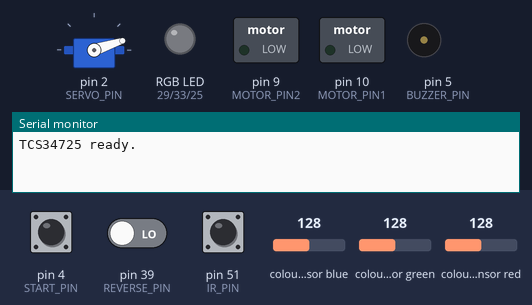
The sketch below on a simulated Arduino Mega 2560, built with avr-gcc and run on an emulated ATmega2560. On the bench: servo, switched loads named in the sketch (green lamp = pin HIGH), an RGB LED mixed from three pins (HIGH = lit), buzzer (waves = sounding), the last lines printed to the serial monitor. Wiring (inferred from the names in the program): TCS34725 colour sensor at I2C address 0x29. The inputs (shaded band) are chosen by the test bench; at power-on: pin 4 (START_PIN) LOW, pin 51 (IR_PIN) LOW, pin 39 (REVERSE_PIN) LOW, colour sensor blue 128, colour sensor green 128, colour sensor red 128.

Above: at 1.2 s.
1.3 s: pin 4 (START_PIN) pulled HIGH for 0.15 s
At 1.9 s:
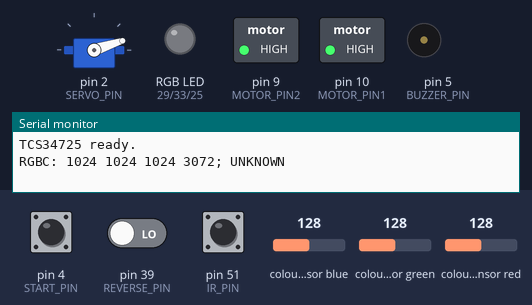
4.4 s: pin 4 (START_PIN) pulled HIGH for 1 s
At 5.5 s:
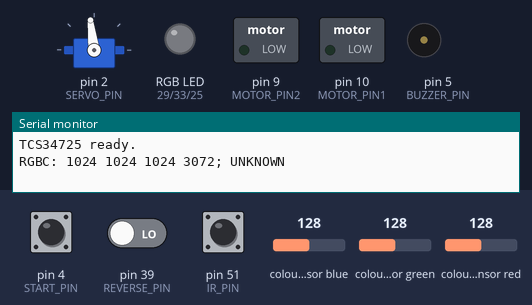
6.9 s: pin 4 (START_PIN) pulled HIGH for 0.15 s
At 7.4 s:
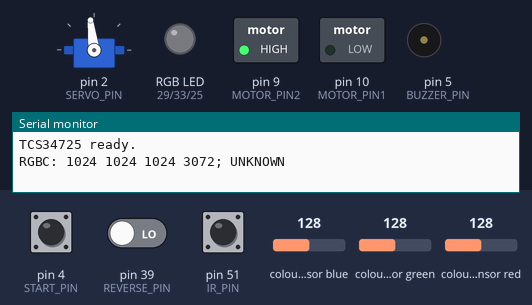
10.0 s: pin 4 (START_PIN) pulled HIGH for 3.2 s
At 10.9 s:
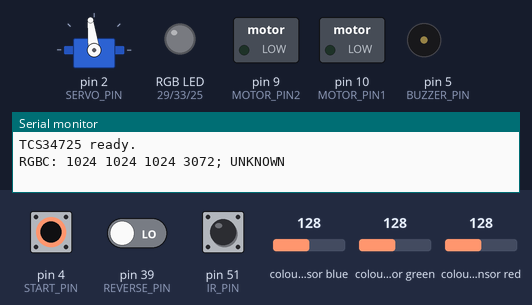
14.7 s: pin 4 (START_PIN) pulled HIGH for 0.15 s
At 15.4 s:
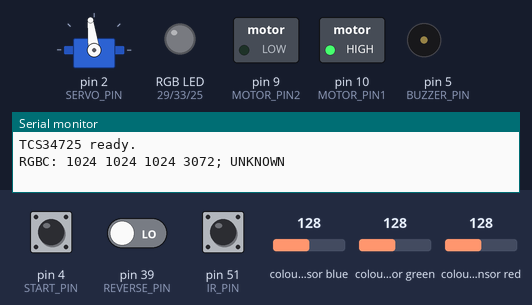
16.5 s: pin 51 (IR_PIN) pulsed HIGH 2 times (0.12 s each, 0.3 s apart)
At 17.8 s:
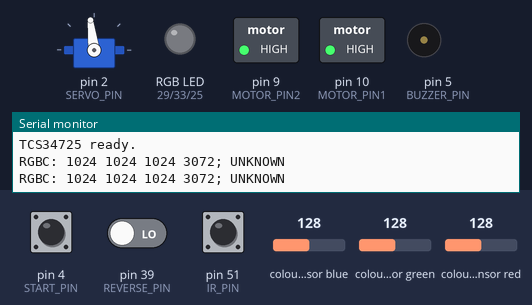
Timing chart, 0 to 24.1 s (numbered marks = the images above; inputs shaded):
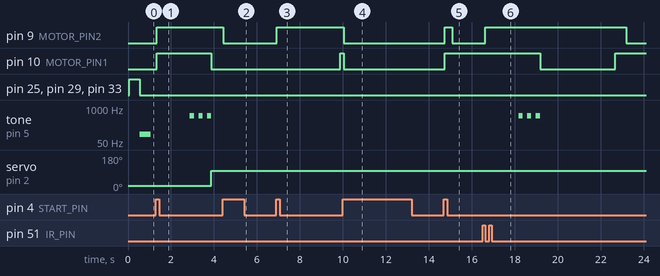

Measured:
- after the input at 1.3 s, pin 9 (MOTOR_PIN2): LOW → HIGH at once; pin 10 (MOTOR_PIN1): LOW → HIGH at once, → LOW 2.6 s later; tone on pin 5 (BUZZER_PIN): alternates 500 Hz for 0.20 s and silent for 0.20 s, starting after 1.6 s; servo on pin 2 (SERVO_PIN): 18° → 97° after 2.6 s
- after the input at 4.4 s, pin 9 (MOTOR_PIN2): HIGH → LOW at once
- after the input at 6.9 s, pin 9 (MOTOR_PIN2): LOW → HIGH at once; pin 10 (MOTOR_PIN1): LOW → HIGH after 3.0 s
- after the input at 10.0 s, pin 9 (MOTOR_PIN2): HIGH → LOW after 0.03 s instead of 0.38 s; pin 10 (MOTOR_PIN1): HIGH → LOW at once
- after the input at 14.7 s, pin 9 (MOTOR_PIN2): LOW → HIGH at once, → LOW 0.35 s later; pin 10 (MOTOR_PIN1): LOW → HIGH at once
- after the input at 16.5 s, pin 9 (MOTOR_PIN2): LOW → HIGH after 0.12 s, → LOW 6.6 s later; pin 10 (MOTOR_PIN1): HIGH → LOW after 2.7 s, → HIGH 3.5 s later; tone on pin 5 (BUZZER_PIN): alternates 500 Hz for 0.20 s and silent for 0.20 s, 6 changes in all, then stays silent, starting after 1.7 s

The sketch:

iSort.ino
```cpp
// iSort — Arduino-based color-sorting conveyor belt
// Buttons are active-HIGH
// IRs are active-LOW.
#include <Arduino.h>
#include <Servo.h>
#include <Wire.h>
#include <math.h>
// define pins
const int MOTOR_PIN1 = 10;
const int MOTOR_PIN2 = 9;
const int SERVO_PIN = 2;
const int START_PIN = 4;
const int REVERSE_PIN = 39;
const int RED_LED = 29;
const int BLUE_LED = 25;
const int GREEN_LED = 33;
const int IR_PIN = 51;
const int BUZZER_PIN = 5;
const int CLEAR_ANGLE = 18;
const int RED_ANGLE = 145;
const int BLUE_ANGLE = 65;
const int BLOCK_ANGLE = 97;
// different intervals for proper timing
const unsigned long DEBOUNCE_TIME = 30;
const unsigned long STARTUP_LED_TIME = 500;
const unsigned long STARTUP_BEEP_TIME = 500;
const unsigned long COLOR_WAIT_TIME = 1500;
const unsigned long SERVO_MOVE_TIME = 500;
const unsigned long REVERSE_TIME = 3500;
const unsigned long BEEP_TIME = 200;
const unsigned long SENSOR_CHECK_TIME = 5;
const unsigned long SENSOR_TIMEOUT = 250;
// color classification threshholds
const float MIN_COLOR_AMOUNT = 0.45;
const float MIN_COLOR_DIFFERENCE = 0.10;
const float ROUNDING_ERROR = 0.000001;
const float BELT_RED_MIN = 0.4;
const float BELT_GREEN_MIN = 0.4;
const float BELT_BLUE_MAX = 0.5;
const int MIN_LIGHT = 50;
const int MAX_LIGHT = 21504;

// I2C communication with 50.4 ms integration (0xEB), 4x gain (0x01) for the color sensor
const int SENSOR_ADDRESS = 0x29;
const int COMMAND_BYTE = 0x80;
const int AUTO_INCREMENT = 0x20;
const int ENABLE_REGISTER = 0x00;
const int TIME_REGISTER = 0x01;
const int GAIN_REGISTER = 0x0F;
const int ID_REGISTER = 0x12;
const int STATUS_REGISTER = 0x13;
const int CLEAR_REGISTER = 0x14;
const int POWER_ON = 0x01;
const int SENSOR_ON = 0x02;
const unsigned long SENSOR_POWER_TIME = 3;
const unsigned long SENSOR_READ_TIME = 51;

enum State {
  SENSOR_POWER, SENSOR_WARMUP, STARTUP_LIGHTS, STARTUP_BEEP,
  IDLE, SENSING, CLASSIFIED_WAIT, REJECT_BEEPS, REJECT_REVERSE, FLAP_SETTLE, FAULT
};

Servo servo; // flap
// Store each button's last reading.
bool lastStartReading = false;
bool startButtonPressed = false;
unsigned long startChangeTime = 0;
bool lastReverseReading = false;
bool reverseButtonPressed = false;
unsigned long reverseChangeTime = 0;
State state = SENSOR_POWER;
unsigned long stateStartTime = 0;
unsigned long pauseTime = 0;
unsigned long lastReadTime = 0;
bool isRunning = false;
bool readyForObject = true;
bool isReversing = false;
int colorNumber = -1;
int buzzerTone = 0;

void changeState(State newState, unsigned long currentTime);
bool isSortingState();
void setLeds(bool redOn, bool greenOn, bool blueOn);
void setBuzzer(int toneValue);
void motorStop();
void motorBrake();
void motorForward();
void motorReverse();
void applyMotor();
void logMessage(const char message[]);
void sensorFault(const char message[], unsigned long currentTime);
bool sensorWrite(int registerNumber, int newValue);
bool sensorRead(int registerNumber, byte readings[], int dataLength);
void initializeSensor(unsigned long currentTime);
int classifyColor(float redValue, float greenValue, float blueValue);
void readAndClassify(unsigned long currentTime);
void applyClassification(unsigned long currentTime);
void updateState(unsigned long currentTime);
bool readButtons(unsigned long currentTime);

void setup() {
  pinMode(MOTOR_PIN1, OUTPUT);
  pinMode(MOTOR_PIN2, OUTPUT);
  motorStop();
  servo.attach(SERVO_PIN);
  servo.write(CLEAR_ANGLE);
  pinMode(START_PIN, INPUT);
  pinMode(REVERSE_PIN, INPUT);
  lastStartReading = digitalRead(START_PIN) == HIGH;
  startButtonPressed = lastStartReading;
  lastReverseReading = digitalRead(REVERSE_PIN) == HIGH;
  reverseButtonPressed = lastReverseReading;
  startChangeTime = millis();
  reverseChangeTime = millis();
  pinMode(IR_PIN, INPUT);
  pinMode(RED_LED, OUTPUT);
  pinMode(GREEN_LED, OUTPUT);
  pinMode(BLUE_LED, OUTPUT);
  pinMode(BUZZER_PIN, OUTPUT);
  setLeds(false, false, false);
  setBuzzer(0);
  Serial.begin(9600);
  Wire.begin();  // Pins on Arudino Mega are DA = 20, SCL = 21.
  Wire.setWireTimeout(3000, true);
  initializeSensor(millis());
}

void loop() {
  unsigned long currentTime = millis();
  bool startPressed = readButtons(currentTime);
  if (state == FAULT) {
    if (startPressed) {
      initializeSensor(currentTime);
    }
  } else if (isSortingState()) {
    if (startPressed) {
      isRunning = !isRunning;
      if (isRunning) {
        stateStartTime += currentTime - pauseTime;  // Freeze timed progress.
      } else {
        pauseTime = currentTime;
        setBuzzer(0);
      }
    }
    // The reverse button has to be pressed and held to move the belt backwards while paused
    bool reversePressed = !isRunning && reverseButtonPressed;
    if (reversePressed && !isReversing) {
      changeState(IDLE, currentTime);
      readyForObject = true;
      colorNumber = -1;
      setLeds(false, false, false);
      setBuzzer(0);
    }
    isReversing = reversePressed;
    if (state == IDLE && digitalRead(IR_PIN) == HIGH) {
      readyForObject = true;
    }
  }
  updateState(millis());
  applyMotor();
}


bool readButtons(unsigned long currentTime) {
  bool startPressed = false;
  bool startReading = digitalRead(START_PIN) == HIGH;
  bool reverseReading = digitalRead(REVERSE_PIN) == HIGH;

  if (startReading != lastStartReading) {
    lastStartReading = startReading;
    startChangeTime = currentTime;
  }
  if (currentTime - startChangeTime >= DEBOUNCE_TIME &&
      startButtonPressed != lastStartReading) {
    startButtonPressed = lastStartReading;
    startPressed = startButtonPressed;
  }

  if (reverseReading != lastReverseReading) {
    lastReverseReading = reverseReading;
    reverseChangeTime = currentTime;
  }
  if (currentTime - reverseChangeTime >= DEBOUNCE_TIME &&
      reverseButtonPressed != lastReverseReading) {
    reverseButtonPressed = lastReverseReading;
  }
  return startPressed;
}

void changeState(State newState, unsigned long currentTime) {
  state = newState;
  stateStartTime = currentTime;
}

bool isSortingState() {
  return state == IDLE || state == SENSING ||
         state == CLASSIFIED_WAIT || state == REJECT_BEEPS ||
         state == REJECT_REVERSE || state == FLAP_SETTLE;
}

// audio output function
void setBuzzer(int toneValue) {
  if (toneValue == buzzerTone) return;
  buzzerTone = toneValue;
  if (toneValue == 0) {
    noTone(BUZZER_PIN);
  } else {
    tone(BUZZER_PIN, toneValue);
  }
}
// function to light up the right led
void setLeds(bool redOn, bool greenOn, bool blueOn) {
  digitalWrite(RED_LED, redOn);
  digitalWrite(GREEN_LED, greenOn);
  digitalWrite(BLUE_LED, blueOn);
}

// motor controls
void motorStop() {
  digitalWrite(MOTOR_PIN1, LOW);
  digitalWrite(MOTOR_PIN2, LOW);
}
void motorBrake() {
  digitalWrite(MOTOR_PIN1, HIGH);
  digitalWrite(MOTOR_PIN2, HIGH);
}
void motorForward() {
  digitalWrite(MOTOR_PIN1, HIGH);
  digitalWrite(MOTOR_PIN2, LOW);
}
void motorReverse() {
  digitalWrite(MOTOR_PIN1, LOW);
  digitalWrite(MOTOR_PIN2, HIGH);
}

void applyMotor() {
  if (!isSortingState()) {
    motorStop();
  } else if (!isRunning) {
    if (isReversing) {
      motorReverse();
    } else {
      motorStop();
    }
  } else if (state == IDLE) {
    motorForward();
  } else if (state == REJECT_REVERSE) {
    motorReverse();
  } else {
    motorBrake();
  }
}

void logMessage(const char message[]) {
  int dataLength = strlen(message);
  if (Serial.availableForWrite() >= dataLength + 1) {
    Serial.print(message);
    Serial.write('\n');
  }
}

void sensorFault(const char message[], unsigned long currentTime) {
  isRunning = false;
  isReversing = false;
  colorNumber = -1;
  setBuzzer(0);
  setLeds(false, false, false);
  motorStop();
  changeState(FAULT, currentTime);
  logMessage(message);
}

bool sensorWrite(int registerNumber, int newValue) {
  Wire.clearWireTimeoutFlag();
  Wire.beginTransmission(SENSOR_ADDRESS);
  Wire.write(COMMAND_BYTE | registerNumber);
  Wire.write(newValue);
  int errorCode = Wire.endTransmission();
  return errorCode == 0 && !Wire.getWireTimeoutFlag();
}

bool sensorRead(int registerNumber, byte readings[], int dataLength) {
  Wire.clearWireTimeoutFlag();
  Wire.beginTransmission(SENSOR_ADDRESS);
  Wire.write(COMMAND_BYTE | AUTO_INCREMENT | registerNumber);
  if (Wire.endTransmission(false) != 0 || Wire.getWireTimeoutFlag()) return false;
  if (Wire.requestFrom(SENSOR_ADDRESS, dataLength) != dataLength ||
      Wire.getWireTimeoutFlag()) return false;
  for (int i = 0; i < dataLength; i++) {
    readings[i] = Wire.read();
  }
  return true;
}

void initializeSensor(unsigned long currentTime) {
  isRunning = false;
  isReversing = false;
  readyForObject = true;
  colorNumber = -1;
  motorStop();
  setBuzzer(0);
  setLeds(false, false, false);
  Wire.clearWireTimeoutFlag();
  byte sensorId;
  if (!sensorRead(ID_REGISTER, &sensorId, 1) ||
      (sensorId != 0x44 && sensorId != 0x4D && sensorId != 0x10) ||
      !sensorWrite(ENABLE_REGISTER, 0) || !sensorWrite(TIME_REGISTER, 0xEB) ||
      !sensorWrite(GAIN_REGISTER, 0x01) || !sensorWrite(ENABLE_REGISTER, POWER_ON)) {
    sensorFault("Sensor initialization failed; START retries.", currentTime);
    return;
  }
  changeState(SENSOR_POWER, millis());
}

// RED = 1, BLUE = 2, GREEN = 3, BELT = 4, UNKNOWN = -1.
// Other ties/weak colors are UNKNOWN
// There is a condition to ignore the neoprene belt (no objects) and keep the belt running
// The classification works only for the 3D printed blocks we had. No callibration was performed due to time constraints.
int classifyColor(float redValue, float greenValue, float blueValue) {
  if (!isfinite(redValue) || !isfinite(greenValue) || !isfinite(blueValue) ||
      redValue < 0 || greenValue < 0 || blueValue < 0) return -1;

  float totalRgb = redValue + greenValue + blueValue;
  if (!isfinite(totalRgb) || totalRgb <= 0) return -1;

  float highestValue = 0;
  float secondValue = 0;
  int bestColor = -1;
  if (redValue > greenValue && redValue > blueValue) {
    highestValue = redValue;
    secondValue = max(greenValue, blueValue);
    bestColor = 1;
  } else if (greenValue > redValue && greenValue > blueValue) {
    highestValue = greenValue;
    secondValue = max(redValue, blueValue);
    bestColor = 3;
  } else if (blueValue > redValue && blueValue > greenValue) {
    highestValue = blueValue;
    secondValue = max(redValue, greenValue);
    bestColor = 2;
  }

  float colorAmount = highestValue / totalRgb;
  float colorDifference = (highestValue - secondValue) / totalRgb;
  if (bestColor != -1 && colorAmount + ROUNDING_ERROR >= MIN_COLOR_AMOUNT &&
      colorDifference + ROUNDING_ERROR >= MIN_COLOR_DIFFERENCE) {
    return bestColor;
  }

  if (redValue > BELT_RED_MIN && greenValue > BELT_GREEN_MIN &&
      blueValue < BELT_BLUE_MAX) {
    return 4;
  }
  return -1;
}

void readAndClassify(unsigned long currentTime) {
  byte readings[8];
  if (!sensorRead(CLEAR_REGISTER, readings, sizeof(readings))) {
    sensorFault("Sensor read failed; START retries.", currentTime);
    return;
  }
  // Each sensor reading arrives as two bytes, which are joined into one integer below:
  unsigned int clearRaw = readings[0] | ((unsigned int)readings[1] << 8);
  unsigned int redRaw = readings[2] | ((unsigned int)readings[3] << 8);
  unsigned int greenRaw = readings[4] | ((unsigned int)readings[5] << 8);
  unsigned int blueRaw = readings[6] | ((unsigned int)readings[7] << 8);
  // if brightness is invalid, then there is a fault in the sensor
  if (clearRaw <= MIN_LIGHT) {
    sensorFault("Clear reading <= 50; START retries.", currentTime);
    return;
  }
  if (clearRaw >= MAX_LIGHT || redRaw >= MAX_LIGHT ||
      greenRaw >= MAX_LIGHT || blueRaw >= MAX_LIGHT) {
    sensorFault("Sensor saturated; reduce light. START retries.", currentTime);
    return;
  }
  float redValue = (float)redRaw / clearRaw;
  float greenValue = (float)greenRaw / clearRaw;
  float blueValue = (float)blueRaw / clearRaw;
  colorNumber = classifyColor(redValue, greenValue, blueValue);

  if (Serial.availableForWrite() >= 40) {
    Serial.print("RGBC: ");
    Serial.print(redRaw);
    Serial.print(' ');
    Serial.print(greenRaw);
    Serial.print(' ');
    Serial.print(blueRaw);
    Serial.print(' ');
    Serial.print(clearRaw);
    Serial.print("; ");
    switch (colorNumber) {
      case 1: Serial.print("RED"); break;
      case 2: Serial.print("BLUE"); break;
      case 3: Serial.print("GREEN"); break;
      case 4: Serial.print("BELT"); break;
      default: Serial.print("UNKNOWN"); break;
    }
    Serial.write('\n');
  }
  if (colorNumber == 4) {
    applyClassification(currentTime);  // Empty-belt reading: no sorting wait/rejection.
    return;
  }
  changeState(CLASSIFIED_WAIT, currentTime);
}

void applyClassification(unsigned long currentTime) {
  switch (colorNumber) {
    case 1:
      setLeds(true, false, false);
      servo.write(RED_ANGLE);
      break;
    case 2:
      setLeds(false, false, true);
      servo.write(BLUE_ANGLE);
      break;
    case 3:
      setLeds(false, true, false);
      servo.write(CLEAR_ANGLE);
      break;
    case 4:
      // No object to route: preserve flap/LED state and resume immediately.
      changeState(IDLE, currentTime);
      return;
    default:
      setLeds(false, false, false);
      changeState(REJECT_BEEPS, currentTime);
      setBuzzer(500);
      return;
  }
  changeState(FLAP_SETTLE, currentTime);
}

void updateState(unsigned long currentTime) {
  unsigned long passedTime = currentTime - stateStartTime;
  switch (state) {
    case SENSOR_POWER:
      if (passedTime >= SENSOR_POWER_TIME) {
        if (!sensorWrite(ENABLE_REGISTER, POWER_ON | SENSOR_ON)) {
          sensorFault("Sensor enable failed; START retries.", currentTime);
        } else {
          changeState(SENSOR_WARMUP, millis());
        }
      }
      break;
    case SENSOR_WARMUP:
      if (passedTime >= SENSOR_READ_TIME) {
        setLeds(true, true, true);
        changeState(STARTUP_LIGHTS, currentTime);
      }
      break;
    case STARTUP_LIGHTS:
      if (passedTime >= STARTUP_LED_TIME) {
        setLeds(false, false, false);
        setBuzzer(100);
        changeState(STARTUP_BEEP, currentTime);
        logMessage("TCS34725 ready.");
      }
      break;
    case STARTUP_BEEP:
      if (passedTime >= STARTUP_BEEP_TIME) {
        setBuzzer(0);
        changeState(IDLE, currentTime);
        pauseTime = currentTime;
      }
      break;
    case IDLE:
      if (isRunning && readyForObject && digitalRead(IR_PIN) == LOW) {
        readyForObject = false;
        motorBrake();  // Stop before starting a fresh integration.
        if (!sensorWrite(ENABLE_REGISTER, POWER_ON) ||
            !sensorWrite(ENABLE_REGISTER, POWER_ON | SENSOR_ON)) {
          sensorFault("Sensor acquisition failed; START retries.", currentTime);
        } else {
          changeState(SENSING, millis());
          lastReadTime = stateStartTime;
        }
      }
      break;
    case SENSING:
      if (!isRunning || passedTime < SENSOR_READ_TIME) break;
      if (passedTime >= SENSOR_TIMEOUT) {
        sensorFault("Sensor conversion timed out; START retries.", currentTime);
      } else if (currentTime - lastReadTime >= SENSOR_CHECK_TIME) {
        lastReadTime = currentTime;
        byte sensorStatus;
        if (!sensorRead(STATUS_REGISTER, &sensorStatus, 1)) {
          sensorFault("Sensor status failed; START retries.", currentTime);
        } else if (sensorStatus & 0x01) {
          readAndClassify(currentTime);
        }
      }
      break;
    case CLASSIFIED_WAIT:
      if (isRunning && passedTime >= COLOR_WAIT_TIME) {
        applyClassification(currentTime);
      }
      break;
    case REJECT_BEEPS:
      if (!isRunning) break;
      if (passedTime >= 5 * BEEP_TIME) {
        setBuzzer(0);
        servo.write(BLOCK_ANGLE);
        changeState(REJECT_REVERSE, currentTime);
      } else if ((passedTime / BEEP_TIME) % 2 == 0) {
        setBuzzer(500);
      } else {
        setBuzzer(0);
      }
      break;
    case REJECT_REVERSE:
      if (isRunning && passedTime >= REVERSE_TIME) {
        changeState(FLAP_SETTLE, currentTime);
      }
      break;
    case FLAP_SETTLE:
      if (isRunning && passedTime >= SERVO_MOVE_TIME) {
        changeState(IDLE, currentTime);
      }
      break;
    case FAULT:
      break;
  }
}
```
